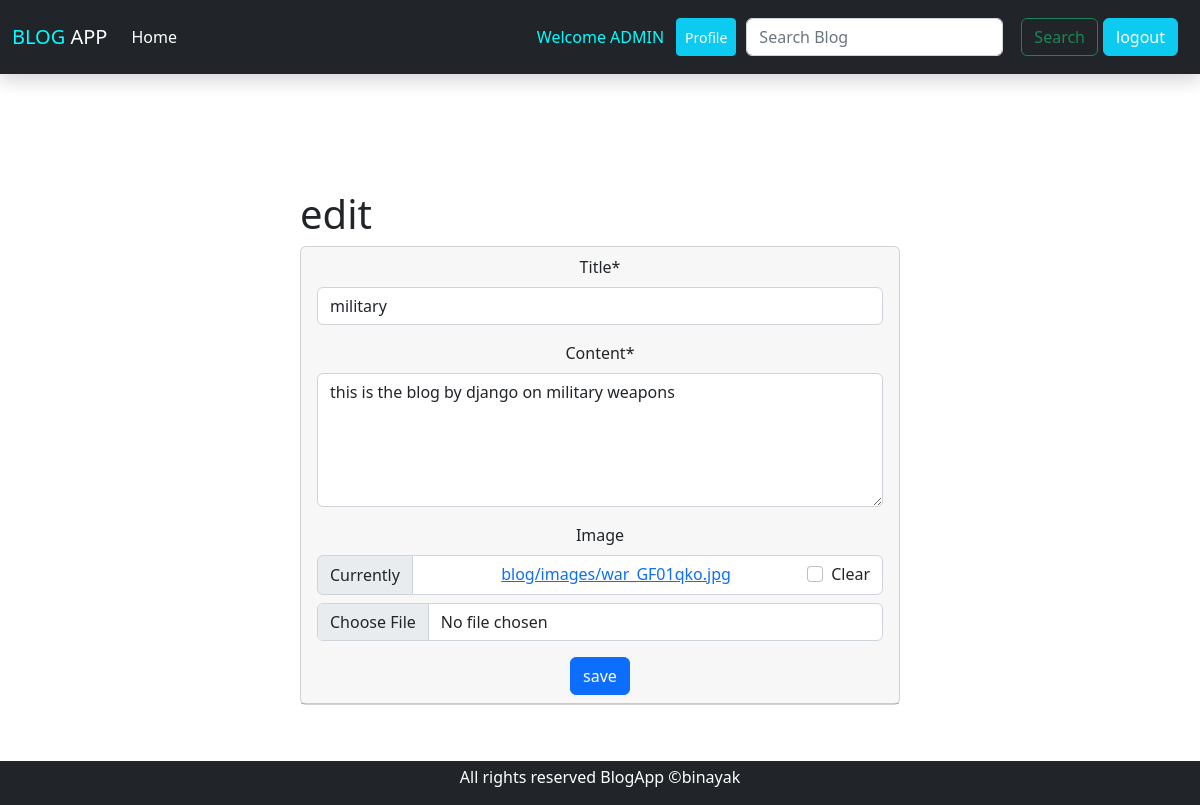
Screenshot of /post_edit/38 (signed in) with the database file from the repository.
### blog/models.py (models this page shows, shortened)
class BlogModel(models.Model):
    title = models.CharField(max_length=1000)
    content = FroalaField()
    author = models.ForeignKey(User, on_delete=models.CASCADE)
    slug = models.SlugField(max_length=1000, null=True, blank=True)
    image = models.ImageField(upload_to='blog/images', null=True, blank=True) # media url paxi blog/images create garxa ra tes vitra store hunxa photos
    created_at = models.DateTimeField(auto_now_add=True)
    class Meta:
        ordering = ('-created_at',) #ordering the latestpost to the first by - reversing

### blog/views.py (the view)
# urls.py: path('post_edit/<int:pk>', views.post_edit, name="blog-post-edit"),
@login_required(login_url = 'blog-post-edit')
def post_edit(request, pk):
    post = BlogModel.objects.get(id=pk)
    if request.method == "POST":
        form = PostUpdateForm(request.POST or None, request.FILES or None, instance=post)#instance=post gare error auxa but yesle form lai retrive garxa vaneko edit thichepaxi tyo title (input field ma tehi aunxa_)
        if form.is_valid():
            form.save()
            return redirect('detail-view', pk=post.id)
    else:
        form = PostUpdateForm(instance=post)
    context ={
        'post':post,
        'form':form,
    }
    return render(request, 'blog/post_edit.html', context)

### blog/forms.py
class PostUpdateForm(forms.ModelForm):
    title =forms.CharField(widget=forms.TextInput(attrs={'placeholder':'Write a title for your Blog'}))
    content = forms.CharField(widget=forms.Textarea(attrs={'rows':5,'placeholder':'Write Your Blog or an Article....'}))
    class Meta:
        model = BlogModel
        fields = ['title', 'content','image']

### blog/templates/blog/post_edit.html (shortened to what this page needs)
{% extends 'blog/base.html' %}
{%load static %}
{% load crispy_forms_tags %}
{% block content %}
<div class="container-fluid mt-3 " style="padding:100px 300px ;">
    <h1>edit</h1>
    <div class="card text-center">
        <div class="card-header">
            <form action="" method="post" enctype="multipart/form-data">
                {{ form|crispy }}
                <input type="submit" class="btn btn-primary btn-block" value="save">
            </form>
        </div>
    </div>
</div>
{% endblock %}

### blog/templates/blog/base.html (shortened to what this page needs)
<!DOCTYPE html>
{% load static %}
<html lang="en">
<head>
  <link rel="stylesheet" href="{% static 'blog/css/style.css' %}">
  <link rel="stylesheet" href="https://cdnjs.cloudflare.com/ajax/libs/font-awesome/6.1.2/css/all.min.css">
  <link href="https://cdn.jsdelivr.net/npm/bootstrap@5.2.0/dist/css/bootstrap.min.css" rel="stylesheet"
>
</head>
<body>
  <nav class="navbar navbar-expand-lg bg-dark shadow ">
    <div class="container-fluid">
      <a class="navbar-brand text-white" href="#"> <span style="color:aqua;">BLOG</span> APP </a>
      <div class="collapse navbar-collapse" id="navbarSupportedContent">
        <ul class="navbar-nav me-auto mb-2 mb-lg-0">
          <li class="nav-item">
            <a class="nav-link active text-white" aria-current="page" href="/">Home</a>
          </li>
        </ul>
        <ul class="navbar-nav me-auto mb-2 mb-lg-0">
          <li class="nav-item" style="margin-left:350px">
            <span style="color:aqua;"> Welcome <span style="text-transform:uppercase;">{{user.username}}</span></span>
          </li>
        </ul>
        <form class="d-flex justify-content-evenly" role="search" style="padding:10px;">
          <div class="" style="display:flex;justify-content:space-evenly;gap:10px;">
            <button class="btn btn-sm btn-info"><a href="{%url 'profile' %}" class="text-white"
                style="text-decoration:none ;">Profile</a></button>
            <input class="form-control me-2" type="search" placeholder="Search Blog" aria-label="Search">
            <div class="" style="display:flex;gap:5px;">
              <button class="btn btn-outline-success" type="submit">Search</button>
              <button class="btn btn-info"><a class="nav-link active text-white  " aria-current="page"
                  href="{% url 'logout-user' %}">logout</a> </button>
            </div>
          </div>
        </form>
      </div>
    </div>
  </nav>
  {% block content%}
  {% endblock %}
  <footer class="bg-dark  mt-5" style=" position: fixed;bottom: 0;width: 100%;">
    <p class="text-center text-white mt-1">All rights reserved BlogApp &#169;binayak</p>
  </footer>
</body>
</html>

### rows the page displays
BlogModel: title "military", content "this is the blog by django on military weapons"

### other values shown
{{ user.username }} "ADMIN"
